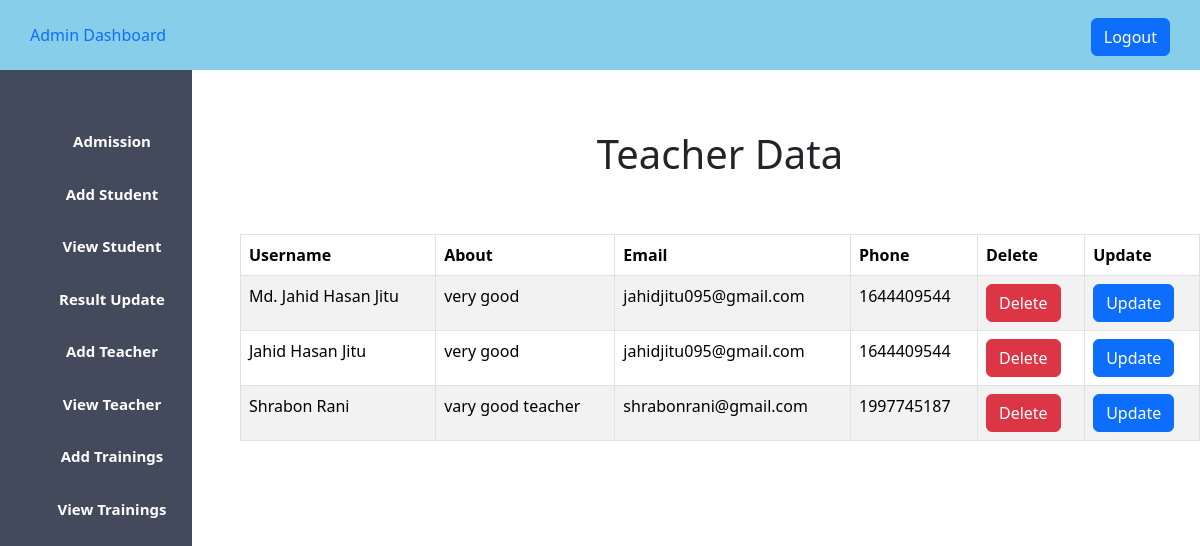
Page /car_managment/admin_view_teacher.php (signed in) on the committed database.
### tables this page shows
CREATE TABLE `teacher` (
  `id` int(20) NOT NULL,
  `name` varchar(40) DEFAULT NULL,
  `description` varchar(50) DEFAULT NULL,
  `email` varchar(30) DEFAULT NULL,
  `phone` int(20) DEFAULT NULL
);

### car_managment/admin_view_teacher.php (the view, shortened to what this page needs)
<?php
$host = "localhost";
$username = "root";
$password = "";
$database = "car_project";
$data = mysqli_connect($host, $username, $password, $database);
$sql = "SELECT * FROM teacher";
$result = mysqli_query($data, $sql);
?>
<!DOCTYPE html>
<html lang="en">
<head>
    <?php
    include "admin_css.php";
    ?>
</head>
<body>
    <?php
    include "admin_sidebar.php";
    ?>
<div class="content">
        <center>
            <h1>Teacher Data</h1>
            <br><br>
            <table class="table table-striped
                    table-bordered table-hover">
                <thead>
                    <tr>
                        <th>Username</th>
                        <th>About</th>
                        <th>Email</th>
                        <th>Phone</th>
                        <th>Delete</th>
                        <th>Update</th>
                    </tr>
                </thead>
                <tbody>
                    <?php
                    while ($info = $result->fetch_assoc()) {
                    ?>
                        <tr>
                            <td><?php echo "{$info['name']}" ?> </td>
                            <td><?php echo "{$info['description']}" ?></td>
                            <td><?php echo "{$info['email']}" ?></td>
                            <td><?php echo "{$info['phone']}" ?></td>
                            <td><?php echo "<a onClick=\"javascript:return confirm('Are you sure to delete this??');\"class='btn btn-danger' href='admin_delete_teacher.php?teacher_id={$info['id']}' >Delete</a>" ?></td>
                            <td><?php echo "<a  class='btn btn-primary' href='admin_update_teacher.php?teacher_id={$info['id']}' >Update</a>" ?></td>
                        </tr>
                    <?php
                    }
                    ?>
                </tbody>
            </table>
        </center>
</body>
</html>

### car_managment/styles/admin.css (style rules this page uses)
* { padding: 0; margin: 0; }
a,a:hover { text-decoration: none!important; }
.content { margin-left: 20%; margin-top: 5%; }

### rows in the picture
teacher: name "Md. Jahid Hasan Jitu", description "very good", email "jahidjitu095@gmail.com", phone "1644409544"
teacher: name "Jahid Hasan Jitu", description "very good", email "jahidjitu095@gmail.com", phone "1644409544"
teacher: name "Shrabon Rani", description "vary good teacher", email "shrabonrani@gmail.com", phone "1997745187"
